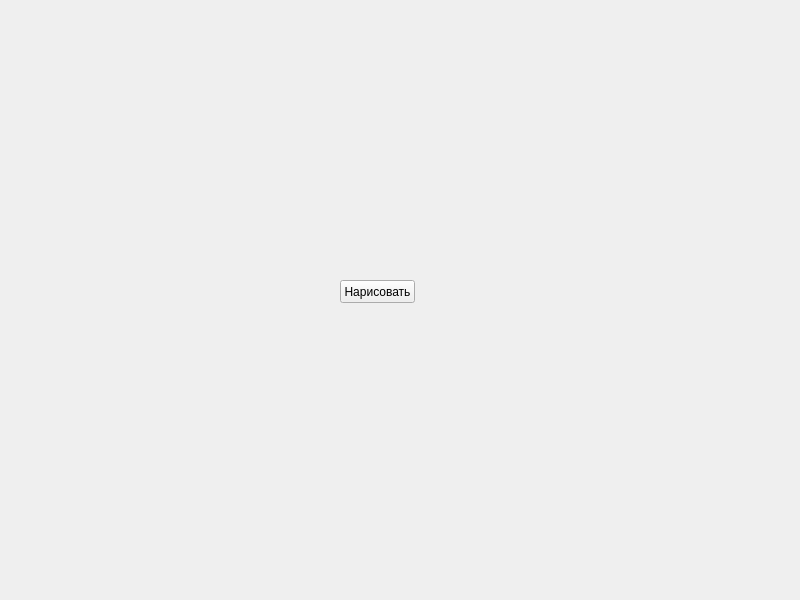
<?xml version="1.0" encoding="UTF-8"?>
<ui version="4.0">
 <class>Window</class>
 <widget class="QMainWindow" name="Window">
  <property name="geometry">
   <rect>
    <x>0</x>
    <y>0</y>
    <width>800</width>
    <height>600</height>
   </rect>
  </property>
  <property name="windowTitle">
   <string>Git и желтые окружности</string>
  </property>
  <widget class="QWidget" name="centralwidget">
   <widget class="QPushButton" name="btn">
    <property name="geometry">
     <rect>
      <x>340</x>
      <y>280</y>
      <width>75</width>
      <height>23</height>
     </rect>
    </property>
    <property name="text">
     <string>Нарисовать</string>
    </property>
   </widget>
  </widget>
 </widget>
 <resources/>
 <connections/>
</ui>
